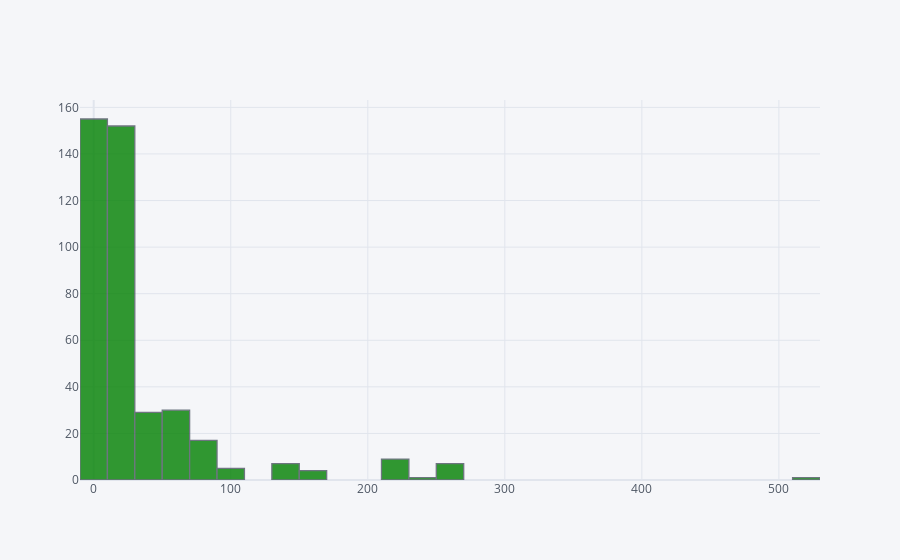

The notebook cell saved with this chart:
### Code cell
train['Fare'].iplot(kind='hist',bins=30,color='green')

### Figure 1 — Plotly figure (JSON) as saved in the notebook; plotly's stock layout.template omitted (floating-point values rounded to 4 significant figures; data arrays with more than 128 entries replaced by an {"elided": "..."} marker saying what was removed)
{"data": [{"histfunc": "count", "histnorm": "", "marker": {"color": "rgba(0, 128, 0, 1.0)", "line": {"color": "#4D5663", "width": 1.3}}, "name": "Fare", "nbinsx": 30, "opacity": 0.8, "orientation": "v", "x": {"elided": "418 float values"}, "type": "histogram"}], "layout": {"barmode": "overlay", "legend": {"bgcolor": "#F5F6F9", "font": {"color": "#4D5663"}}, "paper_bgcolor": "#F5F6F9", "plot_bgcolor": "#F5F6F9", "title": {"font": {"color": "#4D5663"}}, "xaxis": {"gridcolor": "#E1E5ED", "showgrid": true, "tickfont": {"color": "#4D5663"}, "title": {"font": {"color": "#4D5663"}, "text": ""}, "zerolinecolor": "#E1E5ED"}, "yaxis": {"gridcolor": "#E1E5ED", "showgrid": true, "tickfont": {"color": "#4D5663"}, "title": {"font": {"color": "#4D5663"}, "text": ""}, "zerolinecolor": "#E1E5ED"}}}
